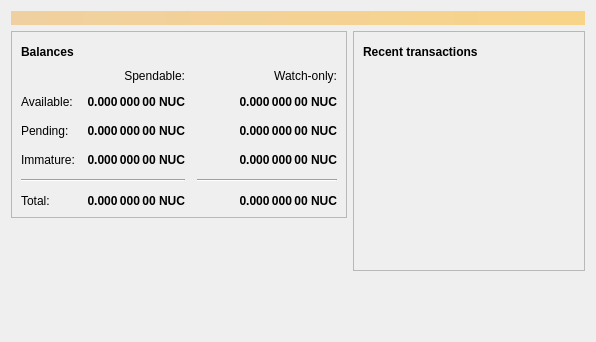
<?xml version="1.0" encoding="UTF-8"?>
<ui version="4.0">
 <class>OverviewPage</class>
 <widget class="QWidget" name="OverviewPage">
  <property name="geometry">
   <rect>
    <x>0</x>
    <y>0</y>
    <width>596</width>
    <height>342</height>
   </rect>
  </property>
  <property name="windowTitle">
   <string>Form</string>
  </property>
  <layout class="QVBoxLayout" name="topLayout">
   <item>
    <widget class="QLabel" name="labelAlerts">
     <property name="visible">
      <bool>false</bool>
     </property>
     <property name="styleSheet">
      <string notr="true">QLabel { background-color: qlineargradient(x1: 0, y1: 0, x2: 1, y2: 0, stop:0 #F0D0A0, stop:1 #F8D488); color:#000000; }</string>
     </property>
     <property name="wordWrap">
      <bool>true</bool>
     </property>
     <property name="margin">
      <number>3</number>
     </property>
     <property name="textInteractionFlags">
      <set>Qt::TextSelectableByMouse</set>
     </property>
    </widget>
   </item>
   <item>
    <layout class="QHBoxLayout" name="horizontalLayout" stretch="1,1">
     <item>
      <layout class="QVBoxLayout" name="verticalLayout_2">
       <item>
        <widget class="QFrame" name="frame">
         <property name="frameShape">
          <enum>QFrame::StyledPanel</enum>
         </property>
         <property name="frameShadow">
          <enum>QFrame::Raised</enum>
         </property>
         <layout class="QVBoxLayout" name="verticalLayout_4">
          <item>
           <layout class="QHBoxLayout" name="horizontalLayout_4">
            <item>
             <widget class="QLabel" name="label_5">
              <property name="font">
               <font>
                <weight>75</weight>
                <bold>true</bold>
               </font>
              </property>
              <property name="text">
               <string>Balances</string>
              </property>
             </widget>
            </item>
            <item>
             <widget class="QPushButton" name="labelWalletStatus">
              <property name="enabled">
               <bool>true</bool>
              </property>
              <property name="maximumSize">
               <size>
                <width>30</width>
                <height>16777215</height>
               </size>
              </property>
              <property name="toolTip">
               <string>The displayed information may be out of date. Your wallet automatically synchronizes with the Nullcoin network after a connection is established, but this process has not completed yet.</string>
              </property>
              <property name="text">
               <string/>
              </property>
              <property name="icon">
               <iconset resource="../nullcoin.qrc">
                <normaloff>:/icons/warning</normaloff>
                <disabledoff>:/icons/warning</disabledoff>:/icons/warning</iconset>
              </property>
              <property name="iconSize">
               <size>
                <width>24</width>
                <height>24</height>
               </size>
              </property>
              <property name="flat">
               <bool>true</bool>
              </property>
             </widget>
            </item>
            <item>
             <spacer name="horizontalSpacer_3">
              <property name="orientation">
               <enum>Qt::Horizontal</enum>
              </property>
              <property name="sizeHint" stdset="0">
               <size>
                <width>40</width>
                <height>20</height>
               </size>
              </property>
             </spacer>
            </item>
           </layout>
          </item>
          <item>
           <layout class="QGridLayout" name="gridLayout">
            <property name="spacing">
             <number>12</number>
            </property>
            <item row="2" column="2">
             <widget class="QLabel" name="labelWatchPending">
              <property name="font">
               <font>
                <weight>75</weight>
                <bold>true</bold>
               </font>
              </property>
              <property name="cursor">
               <cursorShape>IBeamCursor</cursorShape>
              </property>
              <property name="toolTip">
               <string>Unconfirmed transactions to watch-only addresses</string>
              </property>
              <property name="text">
               <string notr="true">0.000 000 00 NUC</string>
              </property>
              <property name="alignment">
               <set>Qt::AlignRight|Qt::AlignTrailing|Qt::AlignVCenter</set>
              </property>
              <property name="textInteractionFlags">
               <set>Qt::LinksAccessibleByMouse|Qt::TextSelectableByKeyboard|Qt::TextSelectableByMouse</set>
              </property>
             </widget>
            </item>
            <item row="2" column="1">
             <widget class="QLabel" name="labelUnconfirmed">
              <property name="font">
               <font>
                <weight>75</weight>
                <bold>true</bold>
               </font>
              </property>
              <property name="cursor">
               <cursorShape>IBeamCursor</cursorShape>
              </property>
              <property name="toolTip">
               <string>Total of transactions that have yet to be confirmed, and do not yet count toward the spendable balance</string>
              </property>
              <property name="text">
               <string notr="true">0.000 000 00 NUC</string>
              </property>
              <property name="alignment">
               <set>Qt::AlignRight|Qt::AlignTrailing|Qt::AlignVCenter</set>
              </property>
              <property name="textInteractionFlags">
               <set>Qt::LinksAccessibleByMouse|Qt::TextSelectableByKeyboard|Qt::TextSelectableByMouse</set>
              </property>
             </widget>
            </item>
            <item row="3" column="2">
             <widget class="QLabel" name="labelWatchImmature">
              <property name="font">
               <font>
                <weight>75</weight>
                <bold>true</bold>
               </font>
              </property>
              <property name="cursor">
               <cursorShape>IBeamCursor</cursorShape>
              </property>
              <property name="toolTip">
               <string>Mined balance in watch-only addresses that has not yet matured</string>
              </property>
              <property name="text">
               <string notr="true">0.000 000 00 NUC</string>
              </property>
              <property name="alignment">
               <set>Qt::AlignRight|Qt::AlignTrailing|Qt::AlignVCenter</set>
              </property>
              <property name="textInteractionFlags">
               <set>Qt::LinksAccessibleByMouse|Qt::TextSelectableByKeyboard|Qt::TextSelectableByMouse</set>
              </property>
             </widget>
            </item>
            <item row="4" column="0" colspan="2">
             <widget class="Line" name="line">
              <property name="orientation">
               <enum>Qt::Horizontal</enum>
              </property>
             </widget>
            </item>
            <item row="4" column="2">
             <widget class="Line" name="lineWatchBalance">
              <property name="sizePolicy">
               <sizepolicy hsizetype="Preferred" vsizetype="Fixed">
                <horstretch>0</horstretch>
                <verstretch>0</verstretch>
               </sizepolicy>
              </property>
              <property name="minimumSize">
               <size>
                <width>140</width>
                <height>0</height>
               </size>
              </property>
              <property name="orientation">
               <enum>Qt::Horizontal</enum>
              </property>
             </widget>
            </item>
            <item row="5" column="0">
             <widget class="QLabel" name="labelTotalText">
              <property name="text">
               <string>Total:</string>
              </property>
             </widget>
            </item>
            <item row="3" column="1">
             <widget class="QLabel" name="labelImmature">
              <property name="font">
               <font>
                <weight>75</weight>
                <bold>true</bold>
               </font>
              </property>
              <property name="cursor">
               <cursorShape>IBeamCursor</cursorShape>
              </property>
              <property name="toolTip">
               <string>Mined balance that has not yet matured</string>
              </property>
              <property name="text">
               <string notr="true">0.000 000 00 NUC</string>
              </property>
              <property name="alignment">
               <set>Qt::AlignRight|Qt::AlignTrailing|Qt::AlignVCenter</set>
              </property>
              <property name="textInteractionFlags">
               <set>Qt::LinksAccessibleByMouse|Qt::TextSelectableByKeyboard|Qt::TextSelectableByMouse</set>
              </property>
             </widget>
            </item>
            <item row="2" column="3">
             <spacer name="horizontalSpacer_2">
              <property name="orientation">
               <enum>Qt::Horizontal</enum>
              </property>
              <property name="sizeHint" stdset="0">
               <size>
                <width>40</width>
                <height>20</height>
               </size>
              </property>
             </spacer>
            </item>
            <item row="3" column="0">
             <widget class="QLabel" name="labelImmatureText">
              <property name="text">
               <string>Immature:</string>
              </property>
             </widget>
            </item>
            <item row="5" column="1">
             <widget class="QLabel" name="labelTotal">
              <property name="font">
               <font>
                <weight>75</weight>
                <bold>true</bold>
               </font>
              </property>
              <property name="cursor">
               <cursorShape>IBeamCursor</cursorShape>
              </property>
              <property name="toolTip">
               <string>Your current total balance</string>
              </property>
              <property name="text">
               <string notr="true">0.000 000 00 NUC</string>
              </property>
              <property name="alignment">
               <set>Qt::AlignRight|Qt::AlignTrailing|Qt::AlignVCenter</set>
              </property>
              <property name="textInteractionFlags">
               <set>Qt::LinksAccessibleByMouse|Qt::TextSelectableByKeyboard|Qt::TextSelectableByMouse</set>
              </property>
             </widget>
            </item>
            <item row="5" column="2">
             <widget class="QLabel" name="labelWatchTotal">
              <property name="font">
               <font>
                <weight>75</weight>
                <bold>true</bold>
               </font>
              </property>
              <property name="cursor">
               <cursorShape>IBeamCursor</cursorShape>
              </property>
              <property name="toolTip">
               <string>Current total balance in watch-only addresses</string>
              </property>
              <property name="text">
               <string notr="true">0.000 000 00 NUC</string>
              </property>
              <property name="alignment">
               <set>Qt::AlignRight|Qt::AlignTrailing|Qt::AlignVCenter</set>
              </property>
              <property name="textInteractionFlags">
               <set>Qt::LinksAccessibleByMouse|Qt::TextSelectableByKeyboard|Qt::TextSelectableByMouse</set>
              </property>
             </widget>
            </item>
            <item row="0" column="2">
             <widget class="QLabel" name="labelWatchonly">
              <property name="text">
               <string>Watch-only:</string>
              </property>
              <property name="alignment">
               <set>Qt::AlignRight|Qt::AlignTrailing|Qt::AlignVCenter</set>
              </property>
             </widget>
            </item>
            <item row="1" column="0">
             <widget class="QLabel" name="labelBalanceText">
              <property name="text">
               <string>Available:</string>
              </property>
             </widget>
            </item>
            <item row="1" column="1">
             <widget class="QLabel" name="labelBalance">
              <property name="font">
               <font>
                <weight>75</weight>
                <bold>true</bold>
               </font>
              </property>
              <property name="cursor">
               <cursorShape>IBeamCursor</cursorShape>
              </property>
              <property name="toolTip">
               <string>Your current spendable balance</string>
              </property>
              <property name="text">
               <string notr="true">0.000 000 00 NUC</string>
              </property>
              <property name="alignment">
               <set>Qt::AlignRight|Qt::AlignTrailing|Qt::AlignVCenter</set>
              </property>
              <property name="textInteractionFlags">
               <set>Qt::LinksAccessibleByMouse|Qt::TextSelectableByKeyboard|Qt::TextSelectableByMouse</set>
              </property>
             </widget>
            </item>
            <item row="1" column="2">
             <widget class="QLabel" name="labelWatchAvailable">
              <property name="font">
               <font>
                <weight>75</weight>
                <bold>true</bold>
               </font>
              </property>
              <property name="cursor">
               <cursorShape>IBeamCursor</cursorShape>
              </property>
              <property name="toolTip">
               <string>Your current balance in watch-only addresses</string>
              </property>
              <property name="text">
               <string notr="true">0.000 000 00 NUC</string>
              </property>
              <property name="alignment">
               <set>Qt::AlignRight|Qt::AlignTrailing|Qt::AlignVCenter</set>
              </property>
              <property name="textInteractionFlags">
               <set>Qt::LinksAccessibleByMouse|Qt::TextSelectableByKeyboard|Qt::TextSelectableByMouse</set>
              </property>
             </widget>
            </item>
            <item row="2" column="0">
             <widget class="QLabel" name="labelPendingText">
              <property name="text">
               <string>Pending:</string>
              </property>
             </widget>
            </item>
            <item row="0" column="1">
             <widget class="QLabel" name="labelSpendable">
              <property name="text">
               <string>Spendable:</string>
              </property>
              <property name="alignment">
               <set>Qt::AlignRight|Qt::AlignTrailing|Qt::AlignVCenter</set>
              </property>
             </widget>
            </item>
           </layout>
          </item>
         </layout>
        </widget>
       </item>
       <item>
        <spacer name="verticalSpacer">
         <property name="orientation">
          <enum>Qt::Vertical</enum>
         </property>
         <property name="sizeHint" stdset="0">
          <size>
           <width>20</width>
           <height>40</height>
          </size>
         </property>
        </spacer>
       </item>
      </layout>
     </item>
     <item>
      <layout class="QVBoxLayout" name="verticalLayout_3">
       <item>
        <widget class="QFrame" name="frame_2">
         <property name="frameShape">
          <enum>QFrame::StyledPanel</enum>
         </property>
         <property name="frameShadow">
          <enum>QFrame::Raised</enum>
         </property>
         <layout class="QVBoxLayout" name="verticalLayout">
          <item>
           <layout class="QHBoxLayout" name="horizontalLayout_2">
            <item>
             <widget class="QLabel" name="label_4">
              <property name="font">
               <font>
                <weight>75</weight>
                <bold>true</bold>
               </font>
              </property>
              <property name="text">
               <string>Recent transactions</string>
              </property>
             </widget>
            </item>
            <item>
             <widget class="QPushButton" name="labelTransactionsStatus">
              <property name="enabled">
               <bool>true</bool>
              </property>
              <property name="maximumSize">
               <size>
                <width>30</width>
                <height>16777215</height>
               </size>
              </property>
              <property name="toolTip">
               <string>The displayed information may be out of date. Your wallet automatically synchronizes with the Nullcoin network after a connection is established, but this process has not completed yet.</string>
              </property>
              <property name="text">
               <string/>
              </property>
              <property name="icon">
               <iconset resource="../nullcoin.qrc">
                <normaloff>:/icons/warning</normaloff>
                <disabledoff>:/icons/warning</disabledoff>:/icons/warning</iconset>
              </property>
              <property name="iconSize">
               <size>
                <width>24</width>
                <height>24</height>
               </size>
              </property>
              <property name="flat">
               <bool>true</bool>
              </property>
             </widget>
            </item>
            <item>
             <spacer name="horizontalSpacer">
              <property name="orientation">
               <enum>Qt::Horizontal</enum>
              </property>
              <property name="sizeHint" stdset="0">
               <size>
                <width>40</width>
                <height>20</height>
               </size>
              </property>
             </spacer>
            </item>
           </layout>
          </item>
          <item>
           <widget class="QListView" name="listTransactions">
            <property name="styleSheet">
             <string notr="true">QListView { background: transparent; }</string>
            </property>
            <property name="frameShape">
             <enum>QFrame::NoFrame</enum>
            </property>
            <property name="verticalScrollBarPolicy">
             <enum>Qt::ScrollBarAlwaysOff</enum>
            </property>
            <property name="horizontalScrollBarPolicy">
             <enum>Qt::ScrollBarAlwaysOff</enum>
            </property>
            <property name="selectionMode">
             <enum>QAbstractItemView::NoSelection</enum>
            </property>
           </widget>
          </item>
         </layout>
        </widget>
       </item>
       <item>
        <spacer name="verticalSpacer_2">
         <property name="orientation">
          <enum>Qt::Vertical</enum>
         </property>
         <property name="sizeHint" stdset="0">
          <size>
           <width>20</width>
           <height>40</height>
          </size>
         </property>
        </spacer>
       </item>
      </layout>
     </item>
    </layout>
   </item>
  </layout>
 </widget>
 <resources/>
 <connections/>
</ui>
